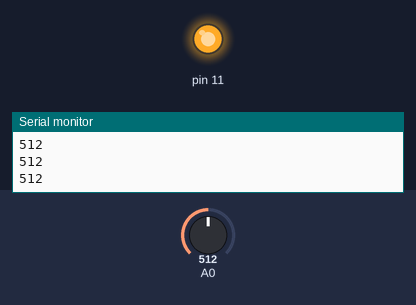
A sketch run on a simulated Arduino Uno, built with avr-gcc and run on an emulated ATmega328P. Parts: output pins drawn as LEDs (lit = HIGH), the last lines printed to the serial monitor. The inputs (shaded band) are chosen by the test bench; at power-on: A0 = 512.

Above: at 1.2 s.
1.3 s: A0 set to 211
2.8 s: A0 set to 194
At 3.1 s:
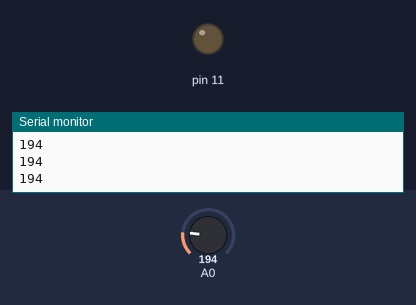
4.3 s: A0 set to 210
At 5.3 s:
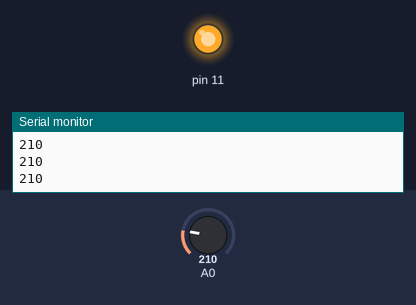
5.8 s: A0 set to 190
At 6.3 s:
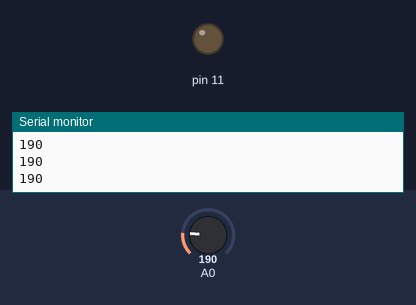
Timing chart, 0 to 8.3 s (numbered marks = the images above; inputs shaded):
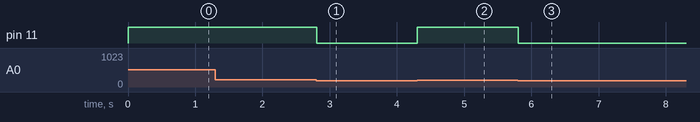

Measured:
- the behaviour switches between 201 and 200 on A0 (found by bisection; images 0 and 1)
- after the input at 2.8 s, pin 11: HIGH → LOW at once
- after the input at 4.3 s, pin 11: LOW → HIGH at once
- after the input at 5.8 s, pin 11: HIGH → LOW at once

The sketch:

Serial.ino
```cpp
void setup() {
  // put your setup code here, to run once:
  Serial.begin(9600);
  pinMode(A0,INPUT);
  pinMode(11,OUTPUT);
  }

void loop() {
  // put your main code here, to run repeatedly:
  Serial.println(analogRead(A0));
  if(analogRead(A0) > 200 )
  {
   digitalWrite(11,HIGH);
   }
   else
   {
    digitalWrite(11,LOW);
    }
   delay(10);
     }
```
